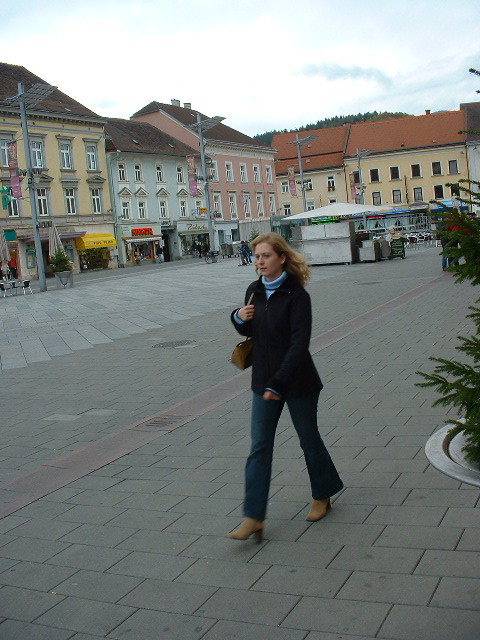
%> input picture image feature/pics/person.png, 480 x 640 px
$ octave HOG.m   (GNU Octave 9; MATLAB toolbox functions it lacks are replaced by stand-ins)
%> lines starting %> are read from the running program, lines starting %| are printed output that depends on the picture
close all; clear; clc;
img = imread('person.png');
%> img is the input picture: size 640x480x3 uint8; mean R, G, B 125.1, 130.4, 127.5
if size(img,3) == 3
    img = rgb2gray(img);
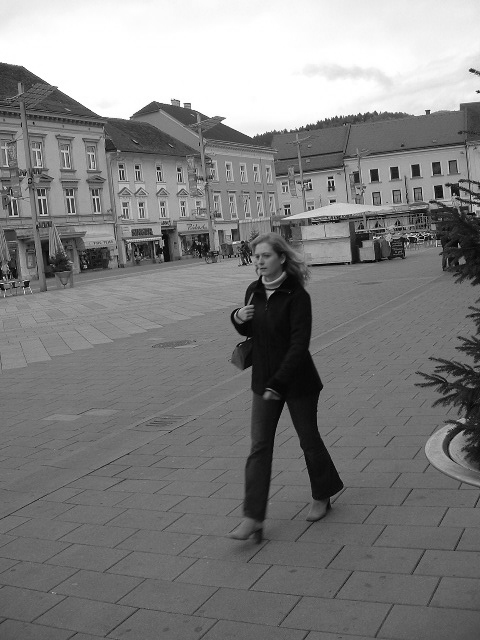
%> img: size 640x480 uint8; min 0, max 255, mean 128.5
end
img = rescale(sqrt(im2double(img)));    % gamma为1/2的光照（阴影）校正
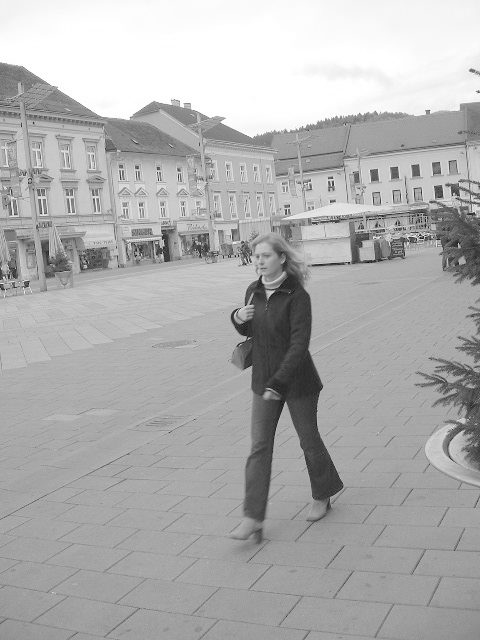
%> img: size 640x480 double; min 0, max 1, mean 0.687
img = imresize(img,0.5);
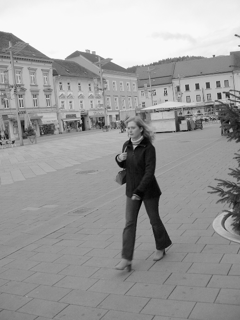
%> img: size 320x240 double; min 0.151, max 1.02, mean 0.687; drawn with min black and max white
% figure; imshow(img,[]);
Gx = imfilter(img,[-0.5;0;0.5],'symmetric');
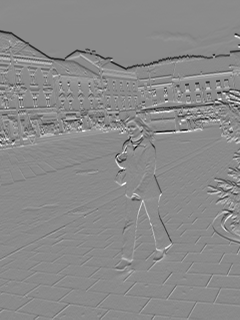
%> Gx: size 320x240 double; min -0.313, max 0.261, mean -0.00116; drawn with min black and max white
Gy = imfilter(img,[-0.5,0,0.5],'symmetric');
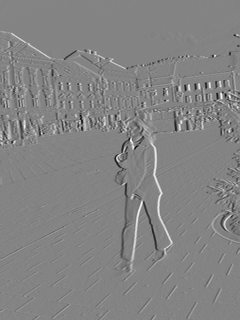
%> Gy: size 320x240 double; min -0.308, max 0.287, mean -0.000376; drawn with min black and max white
Gmag = sqrt(Gx.^2 + Gy.^2);
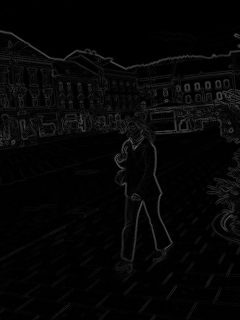
%> Gmag: size 320x240 double; min 0, max 0.439, mean 0.024
% figure; imshow(rescale(Gmag),[]);
Gdir = atan2d(Gy,Gx);    % 使用atand将有：0/0出现NaN，(非0)/0出现±Inf，使用atan2d则无此顾虑
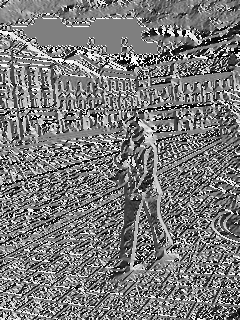
%> Gdir: size 320x240 double; min -180, max 180, mean -7.2; drawn with min black and max white
[rows,cols] = size(img);
%> rows = 320; cols = 240
cell_size = 8;
row_cells = floor(rows/cell_size);
%> row_cells = 40
col_cells = floor(cols/cell_size);
%> col_cells = 30
M = cell(row_cells,col_cells);    % 通过划分cell获得的描述子
bins = 9;
bin_step = 180/bins;
cell_hist = zeros(1,bins);
for i = 1:row_cells
    for j = 1:col_cells
        op_cell_mag = Gmag((i-1)*cell_size+1:i*cell_size,(j-1)*cell_size+1:j*cell_size);
        op_cell_dir = Gdir((i-1)*cell_size+1:i*cell_size,(j-1)*cell_size+1:j*cell_size);
        label = ceil(((op_cell_dir<0)*180+op_cell_dir)/bin_step);
        label(label==0) = 1;    % 0°属于第一个bin
        for k = 1:numel(label)
            cell_hist(uint8(label(k))) = cell_hist(uint8(label(k))) + op_cell_mag(k);    % 按权重投票
        end
        M{i,j} = cell_hist;
        cell_hist = zeros(1,bins);
    end
end
%> after the loop, M = 1200 items; cell_hist = [0 0 0 0 0 0 0 0 0]; label = [3 8 5 6 2 3 1 1; 5 1 2 3 3 4 1 1; 3 3 3 2 1 5 4 1; 4 3 3 2 1 2 6 2; 2 3 4 2 3 8 2 3; 1 1 5 6 8 6 3 4; 3 7 1 7 2 5 6 9; 6 9 7 5 4 2 9 7]

%% 可视化通过划分cell获得的描述子（为了理解而加的代码）
% [12 lines of commented-out code are left out]

%% 在block中归一化梯度方向直方图（N即为最终所求的描述子）
block_size = 2;
N = cell(row_cells-1,col_cells-1);
for i = 1:row_cells-1    % blok的数量显然要更少
    for j = 1:col_cells-1
        block_hist = [M{i,j},M{i,j+1},M{i+1,j},M{i+1,j+1}];
        N{i,j} = block_hist/sum(block_hist);    % 归一化
    end
end
%> after the loop, N = 1131 items

$ run again, with image feature/pics/2.png copied over image feature/pics/person.png
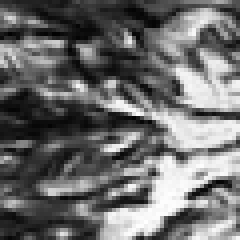
%> input picture image feature/pics/2.png, 60 x 60 px (shown 4 times larger)
%> img is the input picture: size 60x60x3 uint8; min 2, max 255, mean 108
%> `Gmag = sqrt(Gx.^2 + Gy.^2);`:
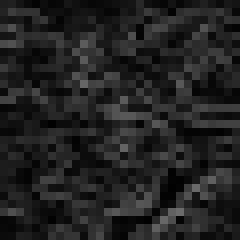
%> Gmag: size 30x30 double (shown 8 times larger); min 0.00574, max 0.42, mean 0.134
%> `Gdir = atan2d(Gy,Gx);`:
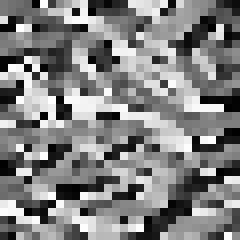
%> Gdir: size 30x30 double (shown 8 times larger); min -179.8, max 179.6, mean 2.3; drawn with min black and max white
%> after the loop `for i = 1:row_cells`: M = 9 items; cell_hist = [0 0 0 0 0 0 0 0 0]; label = [1 8 7 2 6 6 6 9; 2 3 3 5 7 7 8 9; 2 6 6 3 5 6 8 9; 4 3 9 1 1 7 4 5; 1 3 5 4 2 8 9 2; 4 7 3 5 5 4 1 7; 4 8 7 2 4 3 8 4; 2 3 6 4 4 8 5 2]
%> after the loop `for i = 1:row_cells-1`: N = 4 items

$ run again, with image feature/pics/3.png copied over image feature/pics/person.png
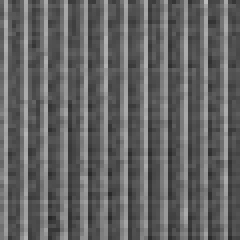
%> input picture image feature/pics/3.png, 60 x 60 px (shown 4 times larger)
%> img is the input picture: size 60x60x3 uint8; min 40, max 187, mean 99.7
%> `Gmag = sqrt(Gx.^2 + Gy.^2);`:
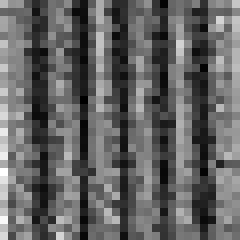
%> Gmag: size 30x30 double (shown 8 times larger); min 0.00134, max 0.203, mean 0.0807; drawn with min black and max white
%> `Gdir = atan2d(Gy,Gx);`:
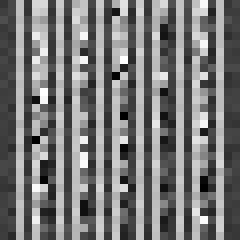
%> Gdir: size 30x30 double (shown 8 times larger); min -179.2, max 177.7, mean -11.1; drawn with min black and max white
%> after the loop `for i = 1:row_cells`: M = 9 items; cell_hist = [0 0 0 0 0 0 0 0 0]; label = [6 5 5 5 9 5 5 5; 5 6 5 5 2 4 5 4; 4 5 4 5 4 4 5 4; 5 4 6 5 5 6 5 6; 5 5 5 6 6 6 5 5; 5 5 4 5 8 5 5 4; 6 4 5 4 5 6 6 5; 3 5 5 5 2 4 5 5]
%> after the loop `for i = 1:row_cells-1`: N = 4 items
